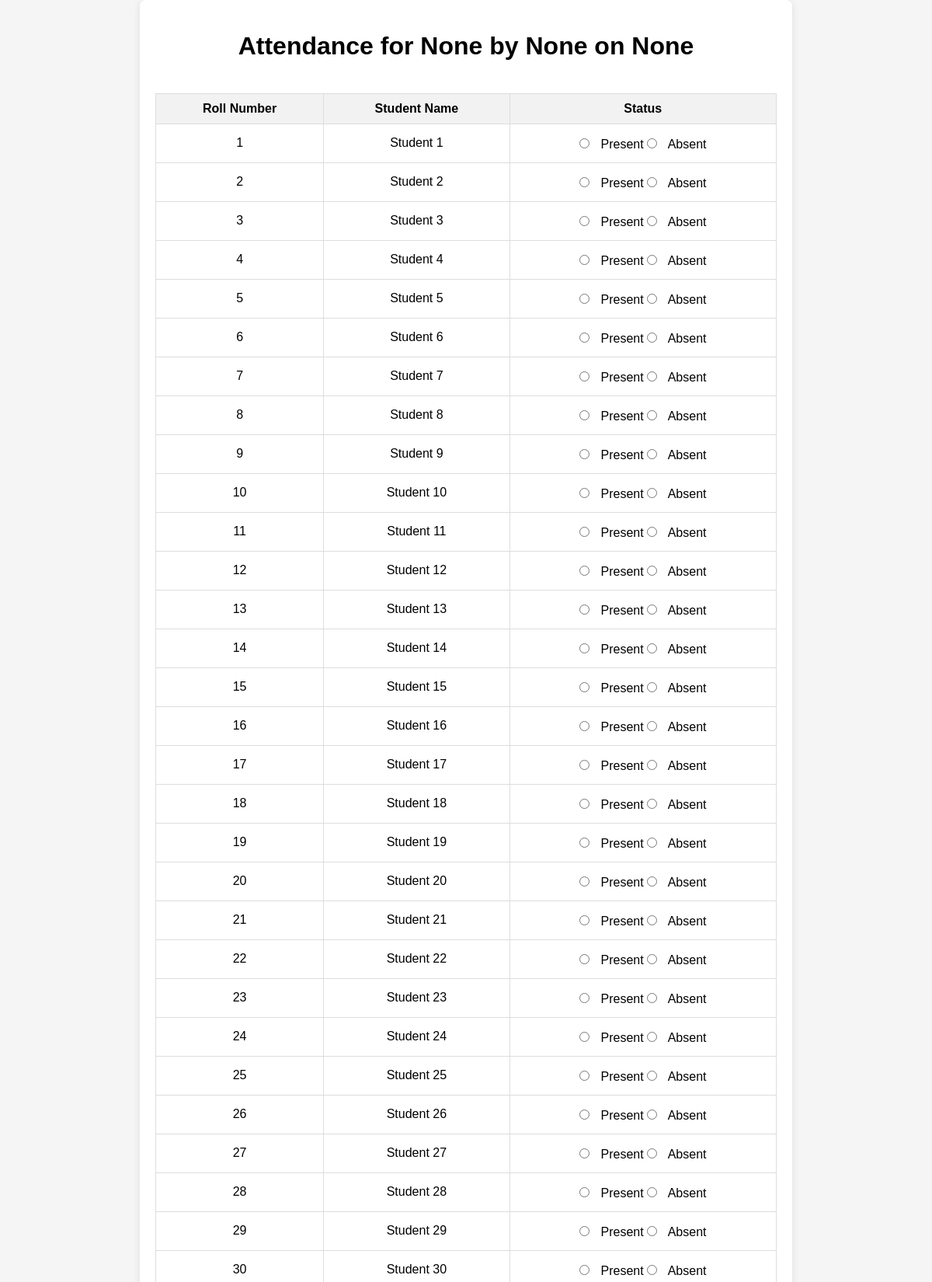
The app's page /attendance (upper part) with its own data.
### models.py (models this page shows)
class Student(db.Model):
    id = db.Column(db.Integer, primary_key=True)
    roll_number = db.Column(db.Integer, unique=True, nullable=False)
    name = db.Column(db.String(100), nullable=False)

### app.py (the view, shortened to what this page needs)
@app.route('/attendance', methods=['GET', 'POST'])
def attendance():
    subject = request.args.get('subject')
    teacher = request.args.get('teacher')
    date = request.args.get('date')
    students = Student.query.all()
    return render_template('attendance.html', students=students, subject=subject, teacher=teacher, date=date)

### templates/attendance.html (shortened to what this page needs)
<!DOCTYPE html>
<html lang="en">
<head>
    <link rel="stylesheet" href="{{ url_for('static', filename='css/style.css') }}">
</head>
<body>
    <div class="container">
        <h1>Attendance for {{ subject }} by {{ teacher }} on {{ date }}</h1>
        <form method="POST">
            <table class="attendance-table">
                <thead>
                    <tr>
                        <th>Roll Number</th>
                        <th>Student Name</th>
                        <th>Status</th>
                    </tr>
                </thead>
                <tbody>
                    {% for student in students %}
                        <tr>
                            <td>{{ student.roll_number }}</td>
                            <td>{{ student.name }}</td>
                            <td>
                                <input type="radio" name="attendance_{{ student.roll_number }}" value="P"> Present
                                <input type="radio" name="attendance_{{ student.roll_number }}" value="A"> Absent
                            </td>
                        </tr>
                    {% endfor %}
                </tbody>
            </table>
        </form>
    </div>
</body>
</html>

### static/css/style.css (style rules this page uses)
body { font-family: Arial, sans-serif; background-color: #f5f5f5; margin: 0; padding: 0; }
.container { max-width: 800px; margin: 0 auto; background-color: white; padding: 20px; box-shadow: 0 2px 10px rgba(0, 0, 0, 0.1); border-radius: 8px; }
h1 { text-align: center; }
form { display: flex; flex-direction: column; }
input, select, button { padding: 8px; margin: 8px 0; border: 1px solid #ddd; border-radius: 4px; }
table { width: 100%; margin-top: 20px; border-collapse: collapse; }
table, th, td { border: 1px solid #ddd; }
th, td { padding: 12px; text-align: left; }
th { background-color: #f2f2f2; }
.attendance-table input[type="radio"] { margin-right: 10px; }
.attendance-table th, .attendance-table td { text-align: center; padding: 10px; }
.attendance-table { margin-top: 20px; border-collapse: collapse; width: 100%; }
.attendance-table th { background-color: #f2f2f2; }

### records on screen
Student: roll_number "1", name "Student 1"
Student: roll_number "2", name "Student 2"
Student: roll_number "3", name "Student 3"
Student: roll_number "4", name "Student 4"
Student: roll_number "5", name "Student 5"
Student: roll_number "6", name "Student 6"
Student: roll_number "7", name "Student 7"
Student: roll_number "8", name "Student 8"
Student: roll_number "9", name "Student 9"
Student: roll_number "10", name "Student 10"
Student: roll_number "11", name "Student 11"
Student: roll_number "12", name "Student 12"
Student: roll_number "13", name "Student 13"
Student: roll_number "14", name "Student 14"
Student: roll_number "15", name "Student 15"
Student: roll_number "16", name "Student 16"
Student: roll_number "17", name "Student 17"
Student: roll_number "18", name "Student 18"
Student: roll_number "19", name "Student 19"
Student: roll_number "20", name "Student 20"
Student: roll_number "21", name "Student 21"
Student: roll_number "22", name "Student 22"
Student: roll_number "23", name "Student 23"
Student: roll_number "24", name "Student 24"
Student: roll_number "25", name "Student 25"
Student: roll_number "26", name "Student 26"
Student: roll_number "27", name "Student 27"
Student: roll_number "28", name "Student 28"
Student: roll_number "29", name "Student 29"
Student: roll_number "30", name "Student 30"

### other values on screen
{{ subject }} "None"
{{ teacher }} "None"
{{ date }} "None"
